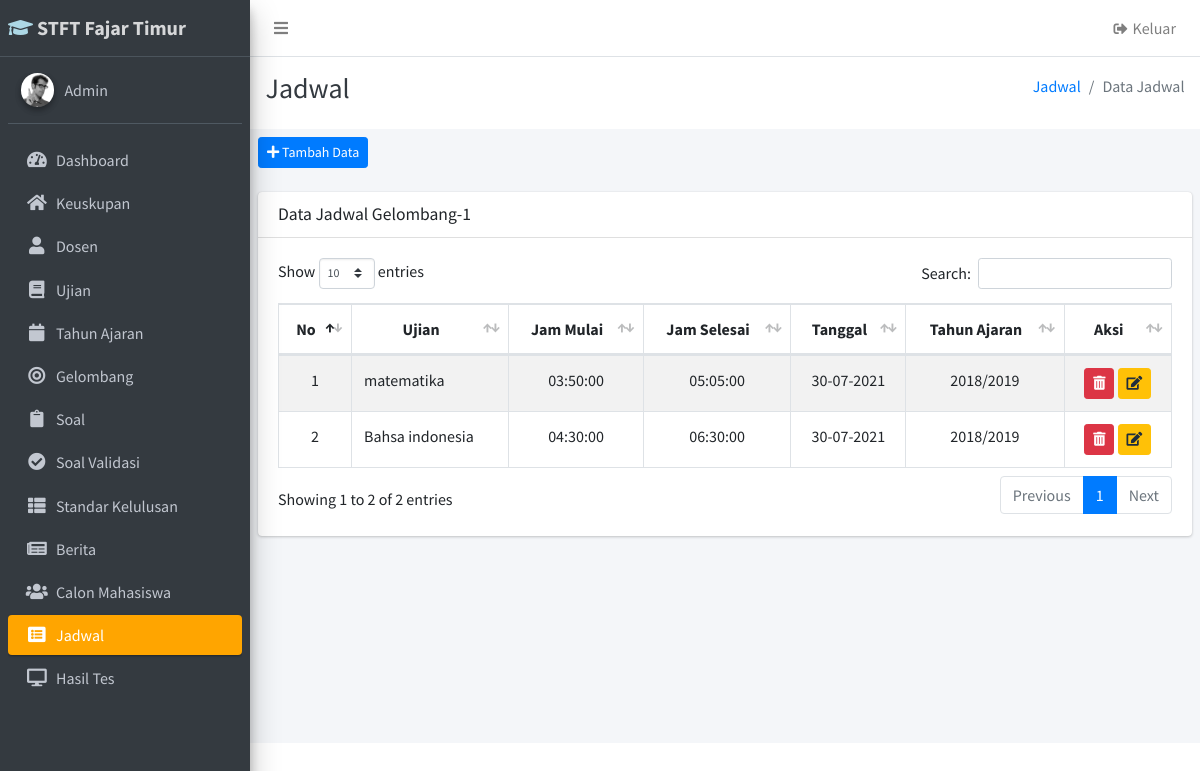
Page /admin/jadwal_data on the committed database.
### tables this page shows
CREATE TABLE `jadwal` (
  `kd_jadwal` varchar(4) NOT NULL,
  `kd_ujian` varchar(3) NOT NULL,
  `jam_mulai` time NOT NULL DEFAULT '00:00:00',
  `jam_selesai` time DEFAULT NULL,
  `tanggal` date NOT NULL,
  `kd_gelombang` varchar(3) NOT NULL,
  `kd_maba` varchar(9) NOT NULL,
  `kd_tahun_ajaran` varchar(9) NOT NULL,
  `jam_ujian` varchar(255) DEFAULT NULL,
  PRIMARY KEY (`kd_jadwal`)
);

CREATE TABLE `ujian` (
  `kd_ujian` varchar(3) NOT NULL,
  `nama_ujian` varchar(100) NOT NULL,
  PRIMARY KEY (`kd_ujian`)
);

CREATE TABLE `tahun_ajaran` (
  `kd_tahun_ajaran` varchar(9) NOT NULL,
  `tahun_ajaran` varchar(9) NOT NULL,
  PRIMARY KEY (`kd_tahun_ajaran`)
);

### application/controllers/Admin.php (called while the page is built, shortened)
<?php
class Admin extends CI_Controller
{
    public function jadwal_data()
    {
        $data['jadwal'] = $this->Admin_model->JadwalJoin();
        $this->load->view('templates/admin/header');
        $this->load->view('templates/admin/sidebar');
        $this->load->view('templates/admin/topbar');
        $this->load->view('admin/jadwal_data', $data);
        $this->load->view('templates/admin/footer');
    }
}

### index.php (called while the page is built, shortened)
<?php
require_once BASEPATH.'core/CodeIgniter.php';

### application/models/Admin_model.php (called while the page is built, shortened)
<?php
class Admin_model extends CI_model{
     public function JadwalJoin()
     {
        $this->db->select('*');
        $this->db->from('ujian');
        $this->db->join('jadwal','jadwal.kd_ujian=ujian.kd_ujian');
        $this->db->join('gelombang','gelombang.kd_gelombang=jadwal.kd_gelombang');
        $this->db->join('tahun_ajaran','tahun_ajaran.kd_tahun_ajaran=jadwal.kd_tahun_ajaran');
        $query = $this->db->get()->result_array();
        $arr = [];
        foreach ($query as $data) {
            $arr[$data['gelombang']][] = [
                "nama_ujian" => $data['nama_ujian'],
                "jam_mulai" => $data['jam_mulai'],
                "jam_selesai" => $data['jam_selesai'],
                "tanggal" => $data['tanggal'],
                "gelombang" => $data['gelombang'],
                "tahun_ajaran" => $data['tahun_ajaran'],
                "kd_jadwal" => $data['kd_jadwal']
            ];
        }
        return $arr;
     }
 }

### application/helpers/tanggal_helper.php (called while the page is built)
<?php
function tgl_indo($date)
{
    $d = substr($date, 8, 2);
    $m = substr($date, 5, 2);
    $y = substr($date, 0, 4);
    return $d . '-' . $m . '-' . $y;
}

### application/views/admin/jadwal_data.php (the view, shortened to what this page needs)
<div class="content-wrapper">
<div class="content-header bg-white mb-2">
      <div class="container-fluid">
        <div class="row mb-2">
          <div class="col-sm-6">
            <h3 class="m-0 text-dark">Jadwal</h3>
          </div>
          <div class="col-sm-6">
            <ol class="breadcrumb float-sm-right">
              <li class="breadcrumb-item"><a href="#">Jadwal</a></li>
              <li class="breadcrumb-item active">Data Jadwal</li>
            </ol>
          </div>
        </div>
      </div>
    </div>
    <section class="content">
      <div class="row">
        <div class="col-12">
        <a href="<?= site_url('admin/jadwal_tambah'); ?>" class="btn btn-primary btn-sm pull-right"><i class="fa fa-plus"></i> Tambah Data</a>
        <br><br>
        <?php foreach($jadwal as $sJoin => $data) : ?>
          <div class="card">
            <div class="card-header">
              <h3 class="card-title">Data Jadwal <?= $sJoin; ?></h3>
            </div>
            <div class="card-body">
              <table id="example1" class="table table-bordered table-striped">
                <thead class="text-center">
                <tr>
                  <th>No</th>
                  <th>Ujian</th>
                  <th>Jam Mulai</th>
                  <th>Jam Selesai</th>
                  <th>Tanggal</th>
                  <th>Tahun Ajaran</th>
                  <th>Aksi</th>
                </tr>
                </thead>
                <tbody>
                  <?php $no= 1; ?>
                <?php foreach($data as $jl) : ?>
                <tr  class="text-center">
                  <td><?= $no++; ?></td>
                  <td class="text-left"><?= $jl['nama_ujian']; ?></td>
                  <td><?= $jl['jam_mulai']; ?></td>
                  <td><?= $jl['jam_selesai']; ?></td>
                  <td><?= tgl_indo($jl['tanggal']) ?></td>
                  <td><?= $jl['tahun_ajaran']; ?></td>
                  <td class="text-center">
                    <a onclick="hapusJadwal('<?= $jl['kd_jadwal']; ?>');" href="#" class="btn btn-danger btn-sm"><i class="fas fa-trash-alt"></i></a>
                    <a href="<?= site_url('admin/jadwal_ubah/') . $jl['kd_jadwal']; ?>" class="btn btn-warning btn-sm"><i class="fas fa-edit"></i></a>
                  </td>
                </tr>
                <?php endforeach; ?>
                </tbody>
              </table>
            </div>
          </div>
          <?php endforeach; ?>
        </div>
      </div>
    </section>
  </div>

### rows in the picture
jadwal: kd_ujian.nama_ujian "matematika", jam_mulai "03:50:00", jam_selesai "05:05:00", tanggal "30-07-2021", kd_tahun_ajaran.tahun_ajaran "2018/2019"
jadwal: kd_ujian.nama_ujian "Bahsa indonesia", jam_mulai "04:30:00", jam_selesai "06:30:00", tanggal "30-07-2021", kd_tahun_ajaran.tahun_ajaran "2018/2019"

### other values in the picture
$sJoin "Gelombang-1"
